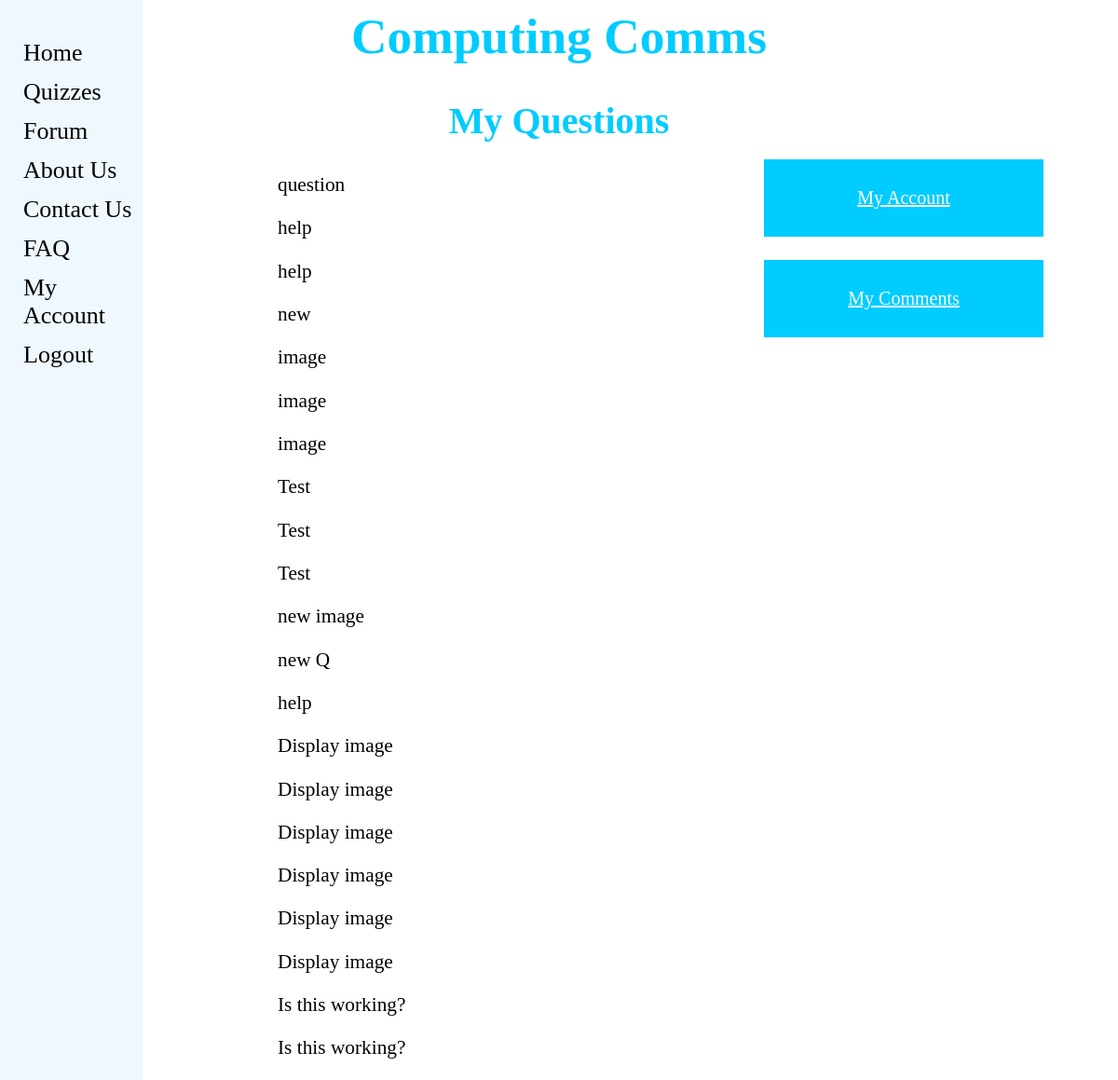
The page /computingcomms/my_questions/ (signed in) on the database its author committed.
### computingcomms/models.py (models this page shows, shortened)
class ForumPost(models.Model):
    question = models.CharField(max_length=128)
    picture = models.ImageField(upload_to='forum_images',blank=True)
    date = models.DateTimeField(auto_now=True)
    user = models.ForeignKey(User, on_delete=models.DO_NOTHING)

### computingcomms/views.py (the view)
def my_questions(request):
    posts_list = ForumPost.objects.order_by('-date')
    context_dict = {'posts': posts_list,}
    return render(request, 'computingcomms/my_questions.html', context_dict)

### templates/computingcomms/my_questions.html (shortened to what this page needs)
{% extends 'computingcomms/base.html' %}
{% load staticfiles %}
{% block head_block %}
	<div>
		<center><h1>Computing Comms</h1></center>
                <center><h2>My Questions</h2></center>
	</div>
{% endblock %}
{% block body_block %}
	<div>
	{% if posts %}
	<ul>
	    {% for post in posts %}
		{% if user == post.user %}
		    <p> {{post.question }} </p>
		{% endif %}
	    {% endfor %}
	</ul>
	{% else %}
	    <p><strong> You didn't ask any questions, yet! </strong></p>
	{% endif %}
	</div>
	<div class="buttons_position">
		<ul>
		<a href="{% url 'my_account' %}"><button class="button">My Account</a></button><br><br>
		<a href="{% url 'my_comments' %}"><button class="button">My Comments</a></button>
		</ul>
	</div>
{% endblock %}

### templates/computingcomms/base.html (shortened to what this page needs)
{% load staticfiles %}
<head>
	<link rel="stylesheet" type="text/css" href="{% static "CSS/stylesheet.css" %}"/>
</head>
<html>
	<head>
		{% block head_block %}
		{% endblock %}
	</head>
	<body>
		<div class ="sidenav">
			{% block sidebar_block %}
				<ul>
					<a href="{% url 'home' %}">Home</a>
					<a href="{% url 'quizzes' %}">Quizzes</a>
					<a href="{% url 'forum' %}">Forum</a>
					<a href="{% url 'about_us' %}">About Us</a>
					<a href="{% url 'contact_us' %}">Contact Us</a>
					<a href="{% url 'faq' %}">FAQ</a>
					{% if user.is_authenticated %}
						<a href="{% url 'my_account' %}">My Account</a>
						<a href="{% url 'sign_out' %}">Logout</a>
					{% else %}
						<a href="{% url 'login' %}">Sign In</a>
						<a href="{% url 'register' %}">Sign Up</a>
					{% endif %}
                </ul>
			{% endblock %}
		</div>
		<div>
			{% block body_block %}
			{% endblock %}
		</div>
	</body>
</html>

### static/CSS/stylesheet.css (style rules this page uses)
h1 { font-size: 40pt; text-align: center; color: #00ccff; font-family: Bernard MT Condensed; }
h2 { font-size: 30pt; text-align: center; color: #00ccff; font-family: Bernard MT Condensed; }
p { font-size: 16pt; color: black; font-family: Calibri; margin-left: 250px; margin-right: 30px; }
.button { background-color: #00ccff; border: none; color: white; padding: 30px 62px; text-align: center; text-decoration: none; display: inline-block; font-size: 20px; font-family: Calibri; width: 300px; }
.sidenav { height: 100%; width: 170px; position:fixed; z-index: 1; top: 0; left: -17; background-color: #F0F8FF; overflow-x: hidden; padding-top: 15px; }
.sidenav a { padding: 6px 2px 6px 2px; text-decoration: none; font-size: 26px; font-family: Calibri; color: black; display: block; }
.button a:link { color: white; font-size: 20px; font-family: Calibri; }
.buttons_position { position: absolute; top: 150px; right: 80px }
body { font-family: Calibri; color: black; font-size: 16pt; }

### rows shown on the page
ForumPost: question "question"
ForumPost: question "help"
ForumPost: question "help"
ForumPost: question "new"
ForumPost: question "image"
ForumPost: question "image"
ForumPost: question "image"
ForumPost: question "Test"
ForumPost: question "Test"
ForumPost: question "Test"
ForumPost: question "new image"
ForumPost: question "new Q"
ForumPost: question "help"
ForumPost: question "Display image"
ForumPost: question "Display image"
ForumPost: question "Display image"
ForumPost: question "Display image"
ForumPost: question "Display image"
ForumPost: question "Display image"
ForumPost: question "Is this working?"
ForumPost: question "Is this working?"
